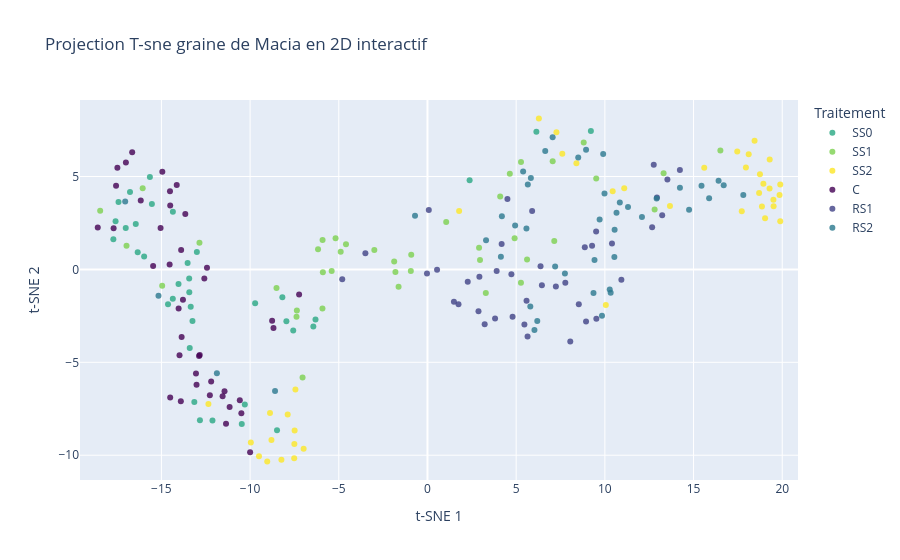

Notebook code cell kept with this figure:
### Code cell
X = macia_grain_data[NIRS_INDEXES].values
X_scaled = StandardScaler().fit_transform(X)

# t-SNE avec paramètres par dégaut
tsne = TSNE(n_components=2, 
            perplexity=30, 
            max_iter=3000,
            random_state=42,
            verbose=1)
X_tsne = tsne.fit_transform(X_scaled)

t_SNE_2D_display(X_tsne,macia_grain_data,"Projection T-sne graine de Macia en 2D interactif")

### Figure 1 — Plotly figure (JSON) as saved in the notebook; plotly's stock layout.template omitted (floating-point values rounded to 4 significant figures)
{"data": [{"hovertemplate": "Traitement=SS0<br>t-SNE 1=%{x}<br>t-SNE 2=%{y}<extra></extra>", "legendgroup": "SS0", "marker": {"color": "rgb(40, 168, 131)", "opacity": 0.8, "symbol": "circle"}, "mode": "markers", "name": "SS0", "orientation": "v", "showlegend": true, "type": "scatter", "x": [-13.4, -13.52, -14.36, -7.569, -13.35, -17.71, -12.83, -10.3, -10.47, -13.43, 6.139, -8.482, -14.35, -13.25, -13.14, -16.77, 2.375, 9.212, -14.04, -14.63, -13.43, -15.65, -7.954, -12.12, -16.45, -17.01, -16.34, -17.58, -8.182, -6.313, -6.435, -9.716, -15.54, -13.0, -15.97, -17.42], "xaxis": "x", "y": [-4.227, 0.3425, -1.581, -3.287, -2.003, 1.621, -8.114, -7.269, -8.317, -1.226, 7.411, -8.65, 3.11, -2.772, -7.14, 4.164, 4.796, 7.444, -0.7799, -1.869, -0.4928, 4.979, -2.787, -8.136, 2.45, 2.224, 0.9201, 2.596, -1.5, -2.696, -3.079, -1.818, 3.517, 0.941, 0.6967, 3.63], "yaxis": "y"}, {"hovertemplate": "Traitement=SS1<br>t-SNE 1=%{x}<br>t-SNE 2=%{y}<extra></extra>", "legendgroup": "SS1", "marker": {"color": "rgb(124, 209, 79)", "opacity": 0.8, "symbol": "circle"}, "mode": "markers", "name": "SS1", "orientation": "v", "showlegend": true, "type": "scatter", "x": [-4.594, 1.055, 3.288, 9.512, -7.363, -5.921, -6.17, -1.877, -7.384, -16.97, 2.961, -0.9389, 8.808, -1.807, 7.058, -0.9162, -18.45, -14.96, 4.642, 2.908, -4.893, -1.63, -5.915, -2.997, -8.512, -5.182, 5.273, 5.614, -5.898, -5.402, 12.8, 16.51, -7.043, 5.269, 4.099, 4.912, -12.86, -16.06, 7.147, 13.31], "xaxis": "x", "y": [1.358, 2.551, -1.275, 4.888, -2.216, -2.099, 1.086, 0.4325, -2.544, 1.276, 0.5029, -0.07938, 6.832, -0.1351, 5.826, 0.7902, 3.164, -0.8823, 5.155, 1.169, 0.9512, -0.9315, 1.587, 1.045, -1.0, 1.674, 5.779, 0.5402, -0.1499, -0.08889, 3.222, 6.406, -5.822, -0.719, 3.927, 1.672, 1.435, 4.365, 1.533, 5.179], "yaxis": "y"}, {"hovertemplate": "Traitement=SS2<br>t-SNE 1=%{x}<br>t-SNE 2=%{y}<extra></extra>", "legendgroup": "SS2", "marker": {"color": "rgb(253, 231, 37)", "opacity": 0.8, "symbol": "circle"}, "mode": "markers", "name": "SS2", "orientation": "v", "showlegend": true, "type": "scatter", "x": [19.28, 8.396, 19.03, 6.28, 7.27, 10.05, 18.7, 17.95, -7.882, -6.982, 19.89, 18.44, -7.506, -8.878, 18.74, 19.29, -9.034, -12.35, -9.499, -7.446, 17.72, 7.601, 19.85, 17.46, 10.44, 13.67, 19.5, 15.6, 19.89, 18.86, 18.94, 18.11, -9.958, -8.235, -7.514, -8.796, -7.49, 1.784, 19.51, 11.09], "xaxis": "x", "y": [4.353, 5.712, 2.76, 8.118, 7.384, -1.921, 4.109, 5.479, -7.814, -9.647, 4.568, 6.922, -9.397, -7.727, 5.127, 5.914, -10.33, -7.249, -10.06, -6.457, 3.133, 6.231, 4.001, 6.352, 4.201, 3.411, 3.746, 5.469, 2.593, 3.383, 4.617, 6.205, -9.318, -10.24, -10.16, -9.18, -8.675, 3.146, 3.405, 4.363], "yaxis": "y"}, {"hovertemplate": "Traitement=C<br>t-SNE 1=%{x}<br>t-SNE 2=%{y}<extra></extra>", "legendgroup": "C", "marker": {"color": "rgb(68, 1, 84)", "opacity": 0.8, "symbol": "circle"}, "mode": "markers", "name": "C", "orientation": "v", "showlegend": true, "type": "scatter", "x": [-17.0, -16.65, -16.16, -13.86, -13.89, -7.238, -17.56, -18.59, -8.76, -11.16, -13.9, -12.27, -14.51, -12.2, -17.7, -14.54, -13.98, -15.47, -14.5, -14.14, -12.43, -13.65, -14.03, -12.58, -10.49, -11.36, -13.05, -9.999, -8.683, -13.02, -14.95, -17.48, -15.05, -14.52, -10.58, -13.79, -11.55, -11.44, -12.88, -12.84], "xaxis": "x", "y": [5.748, 6.305, 3.703, -3.631, 1.038, -1.354, 4.51, 2.26, -2.757, -7.405, -7.101, -6.771, -6.889, -6.034, 2.22, 0.2634, -4.626, 0.1775, 3.436, 4.545, 0.09333, 2.983, -2.107, -0.4935, -7.748, -8.301, -5.596, -9.84, -3.16, -6.202, 5.251, 5.472, 2.228, 4.203, -7.046, -1.629, -6.828, -6.556, -4.655, -4.605], "yaxis": "y"}, {"hovertemplate": "Traitement=RS1<br>t-SNE 1=%{x}<br>t-SNE 2=%{y}<extra></extra>", "legendgroup": "RS1", "marker": {"color": "rgb(64, 66, 134)", "opacity": 0.8, "symbol": "circle"}, "mode": "markers", "name": "RS1", "orientation": "v", "showlegend": true, "type": "scatter", "x": [-4.806, 1.49, 12.67, 13.23, 0.54, 6.374, 8.869, 13.53, 9.508, 7.238, 14.23, 12.94, 4.181, 3.9, 5.9, 4.731, -3.501, 2.27, 4.797, 9.52, 3.225, 3.811, 9.28, 8.939, -0.02857, 5.642, 5.464, 10.4, 7.771, 2.927, 6.45, 10.93, 4.506, 1.749, 0.07391, 2.876, 8.531, 5.585, 8.05, 12.76], "xaxis": "x", "y": [-0.5234, -1.736, 2.274, 2.913, -0.01944, 0.1713, 1.188, 4.844, 2.044, -0.9189, 5.357, 3.866, 1.365, -0.0792, 3.143, -0.2541, 0.8741, -0.6687, -2.543, -2.649, -2.948, -2.639, 1.273, -2.798, -0.2236, -3.617, -2.958, 1.398, -0.7148, -0.3905, -0.8536, -0.5606, 3.794, -1.878, 3.198, -2.245, -1.871, -1.684, -3.88, 5.633], "yaxis": "y"}, {"hovertemplate": "Traitement=RS2<br>t-SNE 1=%{x}<br>t-SNE 2=%{y}<extra></extra>", "legendgroup": "RS2", "marker": {"color": "rgb(42, 120, 142)", "opacity": 0.8, "symbol": "circle"}, "mode": "markers", "name": "RS2", "orientation": "v", "showlegend": true, "type": "scatter", "x": [4.94, 5.393, 9.704, 12.09, 10.33, 9.416, 15.88, 10.66, 10.27, 6.19, 10.55, 16.7, 5.656, -0.7023, 8.94, 8.498, 5.797, 14.23, 16.41, 15.45, 7.197, 6.03, 3.301, 5.579, -11.87, -17.04, -15.16, -8.595, 7.056, 14.75, 17.8, 6.638, 7.748, 9.358, 10.84, 10.54, 4.194, 12.92, 5.828, 11.3, 4.139, 9.837, 9.905, 9.979], "xaxis": "x", "y": [2.362, 5.264, 2.686, 2.827, -1.263, 0.5043, 3.833, 3.046, -1.086, -2.77, 2.14, 4.524, 4.565, 2.893, 6.438, 6.022, -1.994, 4.392, 4.768, 4.5, 0.1556, -3.263, 1.57, 2.196, -5.592, 3.656, -1.424, -6.541, 7.116, 3.215, 4.005, 6.379, -0.2142, -1.267, 3.607, 0.6738, 2.868, 3.81, 4.923, 3.365, 0.6763, -2.49, 6.213, 4.086], "yaxis": "y"}], "layout": {"legend": {"title": {"text": "Traitement"}, "tracegroupgap": 0}, "title": {"text": "Projection T-sne graine de Macia en 2D interactif"}, "xaxis": {"anchor": "y", "domain": [0, 1], "range": [-19.59, 20.89], "title": {"text": "t-SNE 1"}}, "yaxis": {"anchor": "x", "domain": [0, 1], "range": [-11.33, 9.118], "title": {"text": "t-SNE 2"}}}}
